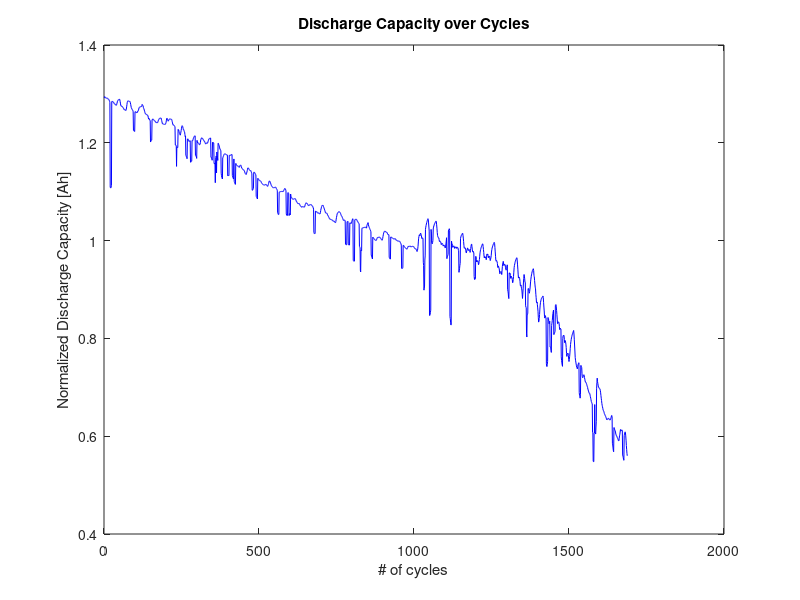
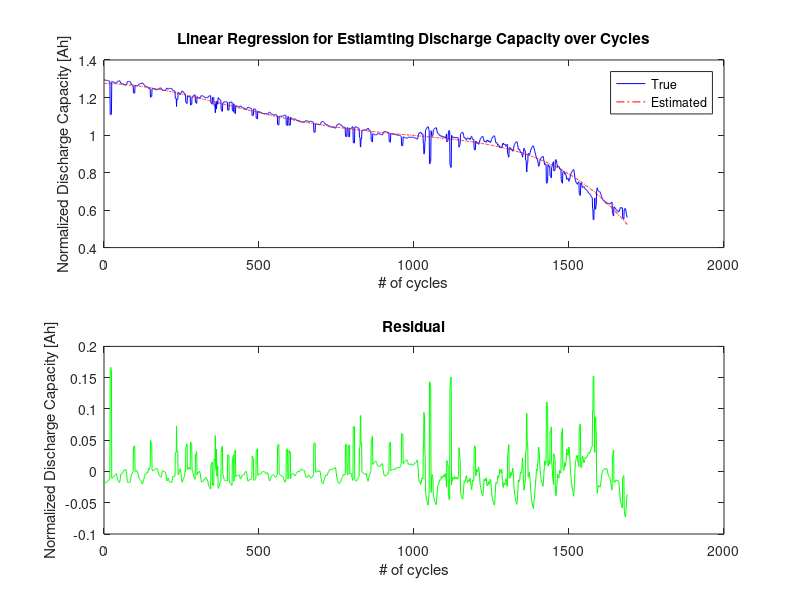

Write MATLAB code to recreate these figures, in order.
clc, clear all, close all;

% To load a time-series data
tsdata = csvread('timeseries.csv');
predictor = tsdata(:,1);    % # of cycle for a lithium-ion battery cycling test
response = tsdata(:,2);     % discharge capacity associated with the number of cycle

figure, plot(predictor, response, 'b-');
xlabel('# of cycles'), ylabel('Normalized Discharge Capacity [Ah]');
title('Discharge Capacity over Cycles');

% To create a polynomial regression model
pd = 4;     % polynomial degree

w = polyfit(predictor, response, pd);
newpredictors = zeros(size(predictor,1),pd);
for m=1: pd
    for n=1 : size(predictor,1)
        newpredictors(n,m) = predictor(n).^m;
    end
end

estimated = zeros(size(predictor,1),1);
for m=1 : pd
    estimated = estimated + w(m)*newpredictors(:,pd+1-m);
end
   
estimated = estimated + w(end);
residual = estimated - response;

% To plot the results
figure,
subplot(2,1,1), plot(predictor, response, 'b-');
hold on, plot(predictor, estimated, 'r-.');
xlabel('# of cycles'), ylabel('Normalized Discharge Capacity [Ah]');
legend('True', 'Estimated');
title('Linear Regression for Estiamting Discharge Capacity over Cycles');

subplot(2,1,2), plot(predictor, residual, 'g-');
xlabel('# of cycles'), ylabel('Normalized Discharge Capacity [Ah]');
title('Residual');



    
